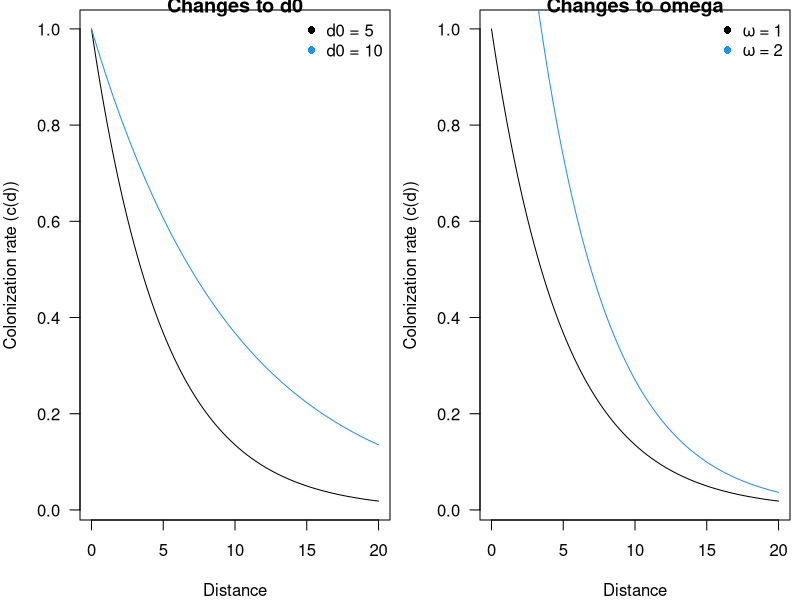

Here is the R script that generated this plot:
## ---- chunk 1

distance <- seq(0,20, length.out=1000)
d00 <- 5
d01 <- 10
omega0 <- 1
omega1 <- 2

layout(matrix(c(1,2),ncol=2))
par(mar=c(4,4,0.5,0.5))
plot(distance, omega0*exp(-distance/d00), 
  type='l', xlab='Distance', las=1, 
  ylab='Colonization rate (c(d))', 
  main='Changes to d0')
lines(distance, omega0*exp(-distance/d01), col='dodgerblue')
legend('topright', pch=16, col=c(1, 'dodgerblue'), bty='n',
  c('d0 = 5', 'd0 = 10'))

par(mar=c(4,4,0.5,0.5))
plot(distance, omega0*exp(-distance/d00), 
  type='l', xlab='Distance', las=1, 
  ylab='Colonization rate (c(d))', 
  main='Changes to omega')
lines(distance, omega1*exp(-distance/d00), col='dodgerblue')
legend('topright', pch=16, col=c(1, 'dodgerblue'), bty='n',
  c(expression(omega~"="~1), expression(omega~"="~2)))

